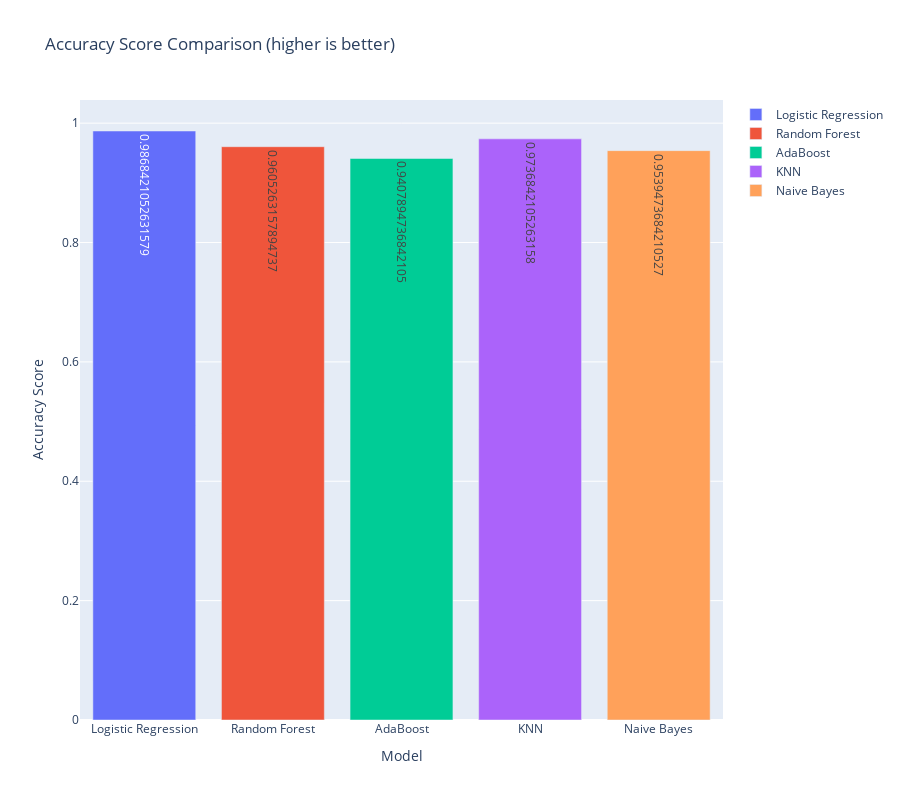

This figure's notebook cell:
### Markdown cell above
### Let's visualize the result in some plots

### Code cell
# Create the bar plot for Accuracy Score
accuracy_plot = go.Figure()

for model_name in best_metrics['Model']:
    model_accuracy = best_metrics[best_metrics['Model'] == model_name]['Accuracy Score'].values[0]
    accuracy_plot.add_trace(
        go.Bar(x=[model_name], y=[model_accuracy], text=[f'{model_accuracy}'], name=model_name)
    )

# Update the layout
accuracy_plot.update_layout(
    title='Accuracy Score Comparison (higher is better)',
    xaxis_title='Model',
    yaxis_title='Accuracy Score',
    #xaxis=dict(tickangle=45),
    height=800
)

### Figure 1 — Plotly figure (JSON) as saved in the notebook; plotly's stock layout.template omitted (floating-point values rounded to 4 significant figures)
{"data": [{"name": "Logistic Regression", "text": ["0.9868421052631579"], "type": "bar", "x": ["Logistic Regression"], "y": [0.9868]}, {"name": "Random Forest", "text": ["0.9605263157894737"], "type": "bar", "x": ["Random Forest"], "y": [0.9605]}, {"name": "AdaBoost", "text": ["0.9407894736842105"], "type": "bar", "x": ["AdaBoost"], "y": [0.9408]}, {"name": "KNN", "text": ["0.9736842105263158"], "type": "bar", "x": ["KNN"], "y": [0.9737]}, {"name": "Naive Bayes", "text": ["0.9539473684210527"], "type": "bar", "x": ["Naive Bayes"], "y": [0.9539]}], "layout": {"height": 800, "title": {"text": "Accuracy Score Comparison (higher is better)"}, "xaxis": {"title": {"text": "Model"}}, "yaxis": {"title": {"text": "Accuracy Score"}}}}
